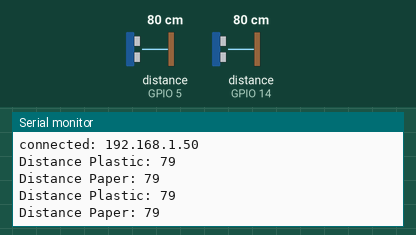
The sketch below on a simulated ESP8266 (NodeMCU). On the bench: the last lines printed to the serial monitor. Wiring (inferred from the names in the program): 2 × ultrasonic range finder: trigger GPIO 4, echo GPIO 5 / trigger GPIO 12, echo GPIO 14. Inputs (shaded band) come from the test bench; at power-on: distance to the obstacle (sensors on GPIO 5, GPIO 14) 80 cm. The echo pulse lasts 58.3 µs per cm; WiFi joins after 1.5 s; servers stay silent unless stated.

Above: at 2.7 s.
2.8 s: distance to the obstacle (sensor on GPIO 5) set to 2 cm
At 3.8 s:
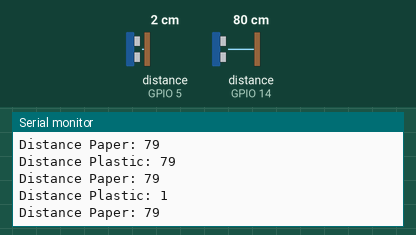
4.3 s: distance to the obstacle (sensor on GPIO 14) set to 2 cm
At 5.4 s:
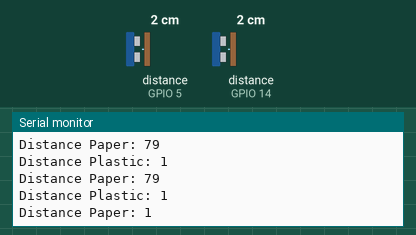
5.8 s: distance to the obstacle (sensor on GPIO 5) set to 4 cm
At 7.0 s:
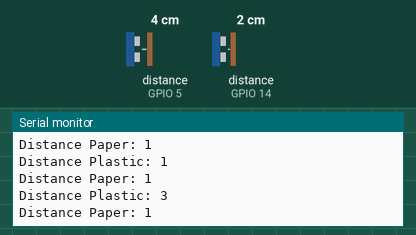
7.3 s: distance to the obstacle (sensor on GPIO 14) set to 4 cm
At 8.6 s:
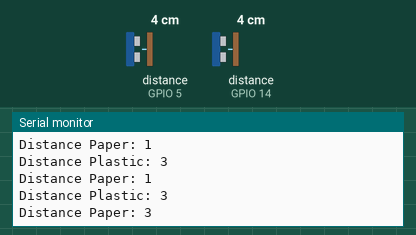
Timing chart, 0 to 9.8 s (numbered marks = the images above; inputs shaded):
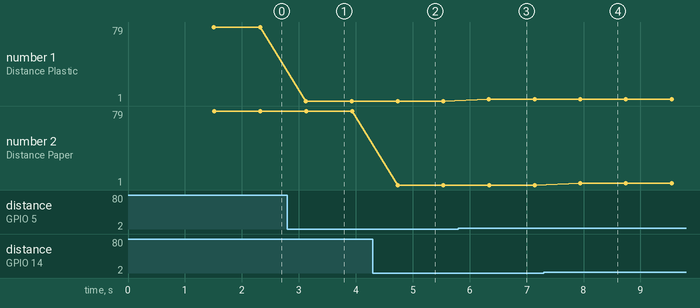

The sketch:

BinSensor.ino
```cpp
#include <ArduinoJson.h>
#include <ESP8266WiFi.h>
#include <FirebaseArduino.h>

//Setting up firebase and wifi connection
#define FIREBASE_HOST "eco-arcade-default-rtdb.asia-southeast1.firebasedatabase.app"
#define FIREBASE_AUTH "XdKualT5QNGRWRWywe1d1lhNc9AL82ivhoge59v7"
// #define WIFI_SSID "OPPO A92"
// #define WIFI_PASSWORD "11111111"

#define WIFI_SSID "Smartbro-9EC6"
#define WIFI_PASSWORD "smartbro"

//Setting up PlasticBin Ultrasonic Sensor
const int echoPinPlastic = 5; //jumper D1
const int trigPinPlastic = 4; //jumper D2
long durationPlastic;
int distancePlastic;
int binLevelPlastic;

//Setting up PaperBin Ultrasonic Sensor
const int echoPinPaper = 14; //jumper D5
const int trigPinPaper = 12; //jumper D6
long durationPaper;
int distancePaper;
int binLevelPaper;


void setup() {
    Serial.begin(115200);

    // connect to wifi.
    WiFi.begin(WIFI_SSID, WIFI_PASSWORD);
    Serial.print("connecting");
    while (WiFi.status() != WL_CONNECTED) {
        Serial.print(".");
        delay(500);
    }
    Serial.println();
    Serial.print("connected: ");
    Serial.println(WiFi.localIP());

    Firebase.begin(FIREBASE_HOST, FIREBASE_AUTH);

    pinMode(trigPinPlastic, OUTPUT);
    pinMode(echoPinPlastic, INPUT);
    pinMode(trigPinPaper, OUTPUT);
    pinMode(echoPinPaper, INPUT);
}

void loop() {
    // Bin Level Monitoring Sensors for Plastic
    digitalWrite(trigPinPlastic, LOW);
    delayMicroseconds(2);
    digitalWrite(trigPinPlastic, HIGH);
    delayMicroseconds(10);
    digitalWrite(trigPinPlastic, LOW);
    durationPlastic = pulseIn(echoPinPlastic, HIGH);
    distancePlastic = durationPlastic * 0.034 / 2;
    Serial.print("Distance Plastic: ");
    Serial.println(distancePlastic);

    // Bin Level Monitoring Sensors for Paper
    digitalWrite(trigPinPaper, LOW);
    delayMicroseconds(2);
    digitalWrite(trigPinPaper, HIGH);
    delayMicroseconds(10);
    digitalWrite(trigPinPaper, LOW);
    durationPaper = pulseIn(echoPinPaper, HIGH);
    distancePaper = durationPaper * 0.034 / 2;
    Serial.print("Distance Paper: ");
    Serial.println(distancePaper);

    // BinPlastic
    if (distancePlastic <= 3) {
        binLevelPlastic = 10;
    }
    else if (distancePlastic <=6 ) {
        binLevelPlastic = 9;
        }
    else if (distancePlastic <=9 ) {
        binLevelPlastic = 8;
        }
    else if (distancePlastic <=12 ) {
        binLevelPlastic = 7;
        }
    else if (distancePlastic <=15 ) {
        binLevelPlastic = 6;
        }
    else if (distancePlastic <=18 ) {
        binLevelPlastic = 5;
        }
    else if (distancePlastic <=21 ) {
        binLevelPlastic = 4;
        }
    else if (distancePlastic <=24 ) {
        binLevelPlastic = 3;
        }
    else if (distancePlastic <=27 ) {
        binLevelPlastic = 2;
        }
    else if (distancePlastic >= 30) {
        binLevelPlastic = 1;
    }

    //BinPaper
    if (distancePaper <= 3) {
        binLevelPaper = 10;
    }
    else if (distancePaper <=6 ) {
        binLevelPaper = 9;
        }
    else if (distancePaper <=9 ) {
        binLevelPaper = 8;
        }
    else if (distancePaper <=12 ) {
        binLevelPaper = 7;
        }
    else if (distancePaper <=15 ) {
        binLevelPaper = 6;
        }
    else if (distancePaper <=18 ) {
        binLevelPaper = 5;
        }
    else if (distancePaper <=21 ) {
        binLevelPaper = 4;
        }
    else if (distancePaper <=24 ) {
        binLevelPaper = 3;
        }
    else if (distancePaper <=27 ) {
        binLevelPaper = 2;
        }
    else if (distancePaper >= 30) {
        binLevelPaper = 1;
    }

    //Pass Value to Firebase
    Firebase.setFloat("Bin/plastic", binLevelPlastic);
    Firebase.setFloat("Bin/paper", binLevelPaper);

    if (Firebase.failed()) {
        Serial.print("setting /number failed:");
        Serial.println(Firebase.error());
        return;
    }
    delay(500);
}
```

Measured:
- after the input at 2.8 s, the serial monitor: prints a new line after 0.32 s (image 1)
- after the input at 4.3 s, the serial monitor: prints a new line after 0.44 s (image 2)
- after the input at 5.8 s, the serial monitor: prints a new line after 0.54 s (image 3)
- after the input at 7.3 s, the serial monitor: prints a new line after 0.64 s (image 4)
- plotted number 1: 79 → 1 after the input at 2.8 s, 1 → 3 after the input at 5.8 s
